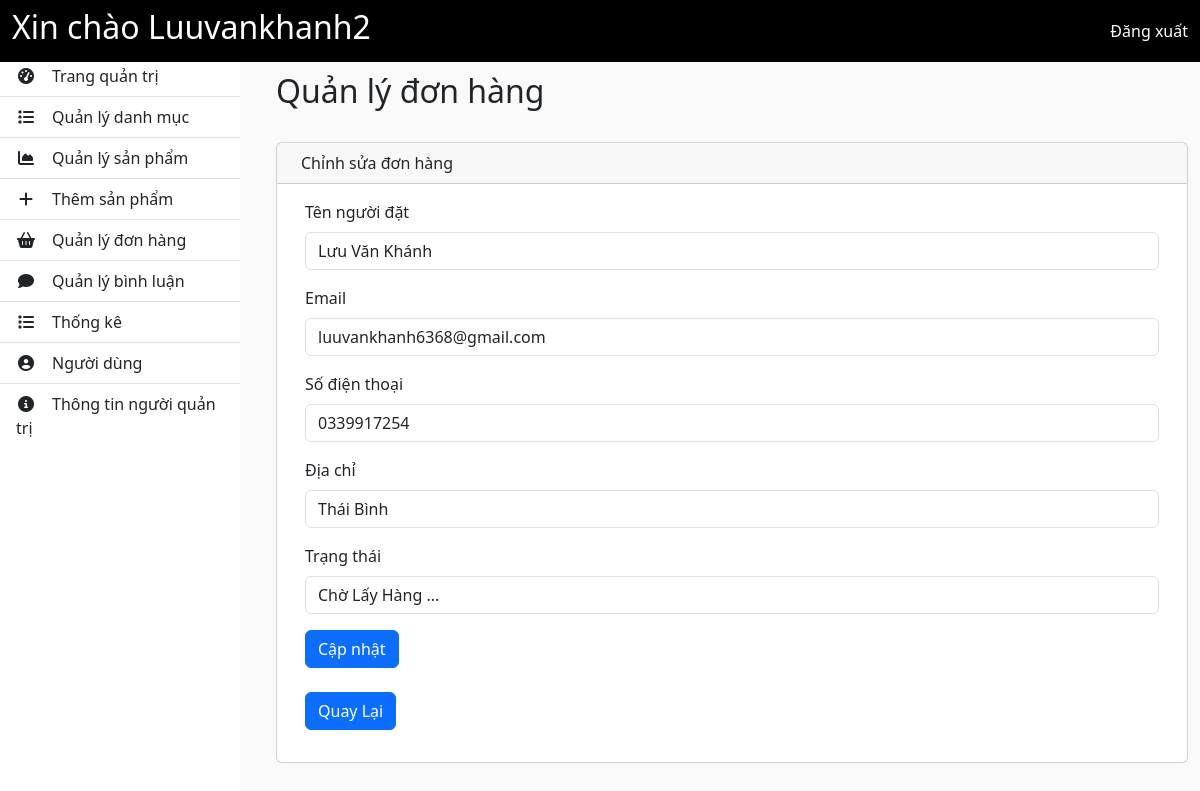
Screenshot of /admin/?mod=orders&act=edit&id=11 (signed in) with the database file from the repository.
### tables this page shows
CREATE TABLE `donhang` (
  `id` int(11) NOT NULL,
  `ma_khach_hang` int(11) NOT NULL,
  `ho_va_ten` varchar(250) NOT NULL,
  `email` varchar(200) NOT NULL,
  `dia_chi` varchar(30) NOT NULL,
  `so_dien_thoai` varchar(30) NOT NULL,
  `trang_thai` enum('1','2','3') NOT NULL DEFAULT '1',
  `tao_ngay` timestamp NOT NULL DEFAULT current_timestamp(),
  `cap_nhat_ngay` timestamp NOT NULL DEFAULT current_timestamp()
);

### admin/thuvien/database.php (called while the page is built, shortened)
<?php
$conn = mysqli_connect("localhost", "root", "", "php_test");
function db_query($query_string)
{
  global $conn;
  $result = mysqli_query($conn, $query_string);
  return $result;
}
function db_fetch_row($query_string)
{
  $mysqli_result = db_query($query_string);
  $result = mysqli_fetch_assoc($mysqli_result);
  return $result;
}

### admin/modules/orders/models/ordersModel.php (called while the page is built, shortened)
<?php
function getOrderByID($order_id)
{
  return db_fetch_row("SELECT * FROM `donhang` WHERE `id` = '{$order_id}'");
}

### admin/modules/orders/views/edit.php (the view, shortened to what this page needs)
<?php
$id = isset($_GET["id"]) ? intval($_GET["id"]) : "";
$orderInfo = getOrderByID($id);
?>
<div id="wrapper">
  <?php require "layout/sidebar.php"; ?>
  <main id="mainWrapper">
    <h2 class="mainWrapper-heading">Quản lý đơn hàng</h2>
    <div class="container pt-4" id="main-content">
      <div class="row">
        <div class="col-md-12 mb-3">
          <div class="card">
            <div class="card-header">
              <span><i class="bi bi-table me-2"></i></span> Chỉnh sửa đơn hàng
            </div>
            <div class="card-body">
              <div class="table-responsive">
                <div class="mx-auto container">
                  <form action="" id="edit-form" enctype="multipart/form-data" method="post">
                    <?php if (!empty($orderInfo)) {
                    ?>
                      <div class="mb-3">
                        <label for="fullname" class="form-label">Tên người đặt</label>
                        <input type="text" class="form-control" value="<?php echo $orderInfo['ho_va_ten']; ?>" id="fullname" name="fullname">
                      </div>
                      <div class="mb-3">
                        <label for="email" class="form-label">Email</label>
                        <input type="email" class="form-control" value="<?php echo $orderInfo['email']; ?>" id="email" name="email">
                      </div>
                      <div class="mb-3">
                        <label for="phone" class="form-label">Số điện thoại</label>
                        <input type="tel" class="form-control" value="<?php echo $orderInfo['so_dien_thoai']; ?>" id="phone" name="phone">
                      </div>
                      <div class="mb-3">
                        <label for="address" class="form-label">Địa chỉ</label>
                        <input type="text" class="form-control" value="<?php echo $orderInfo['dia_chi']; ?>" id="address" name="address">
                      </div>
                      <div class="mb-3">
                        <label for="status" class="form-label">Trạng thái</label>
                        <select name="status" id="status" class="form-control">
                          <option value="2" <?php echo $select = (int)$orderInfo['trang_thai'] === 2 ? "selected" : ""; ?>>Chờ Lấy Hàng ...</option>
                        </select>
                      </div>
                      <div class="mb-3">
                        <input type="submit" value="Cập nhật" class="btn btn-primary" name="editOrder"><br><br>
                        <div><a  class="btn btn-primary" href="?mod=orders&act=main">Quay Lại </a></div>
                      </div>
                    <?php } ?>
                  </form>
                </div>
              </div>
            </div>
          </div>
        </div>
      </div>
    </div>
  </main>
</div>

### admin/css/main.css (style rules this page uses)
* { margin: 0; padding: 0; box-sizing: border-box; }
body { background-color: #fafafa; min-height: 100vh; }
main#mainWrapper { flex: 1; margin-top: 4.5rem; }
#main-content { position: sticky !important; left: 0; top: 0; }
a { text-decoration: none !important; }
#wrapper { display: flex; gap: 0 1.5rem; }
.mainWrapper-heading { padding-left: 12px; }

### rows the page displays
donhang: fullname "Lưu Văn Khánh", email "luuvankhanh6368@gmail.com", phone "0339917254", address "Thái Bình"

### other values shown
$_SESSION['admin_login'] "Luuvankhanh2"
